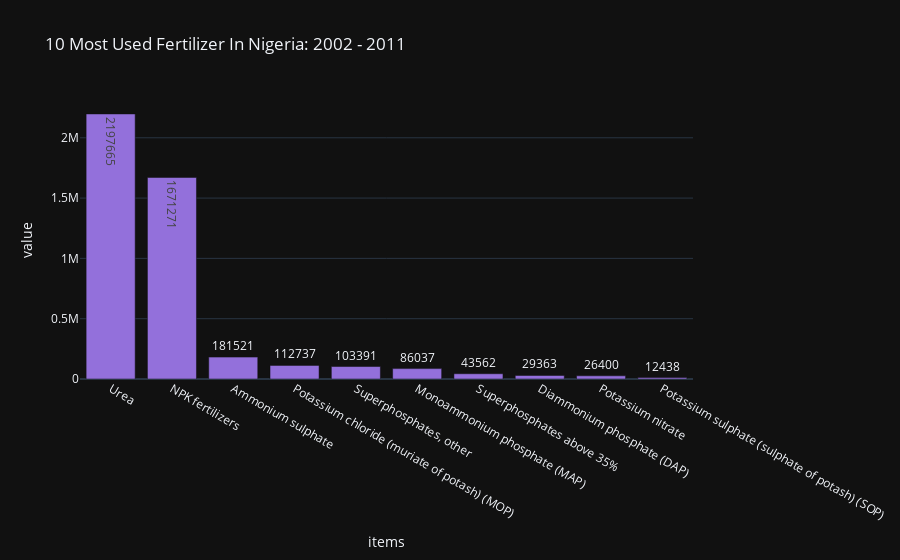

Notebook code cell kept with this figure:
### Markdown cell above
### The top ten fertilizer product in Nigeria between the year 2002 and 2011.

### Code cell
fig = go.Figure(data=[go.Bar(
            x=fertilizer_by_agricultural_use['item'][0:10], y=fertilizer_by_agricultural_use['value'][0:10],
            text=fertilizer_by_agricultural_use['value'][0:10],
            textposition='auto',
            marker_color='MediumPurple',
 
        )])
fig.update_layout(
    title='10 Most Used Fertilizer In Nigeria: 2002 - 2011',
    xaxis_title="items",
    yaxis_title="value",
    template='plotly_dark'
)
fig.show()

### Figure 1 — Plotly figure (JSON) as saved in the notebook; plotly's stock layout.template omitted (floating-point values rounded to 4 significant figures)
{"data": [{"marker": {"color": "MediumPurple"}, "text": [2197665, 1671271, 181521, 112737, 103391, 86037, 43562, 29363, 26400, 12438], "textposition": "auto", "type": "bar", "x": ["Urea", "NPK fertilizers", "Ammonium sulphate", "Potassium chloride (muriate of potash) (MOP)", "Superphosphates, other", "Monoammonium phosphate (MAP)", "Superphosphates above 35%", "Diammonium phosphate (DAP)", "Potassium nitrate", "Potassium sulphate (sulphate of potash) (SOP)"], "y": [2197665, 1671271, 181521, 112737, 103391, 86037, 43562, 29363, 26400, 12438]}], "layout": {"title": {"text": "10 Most Used Fertilizer In Nigeria: 2002 - 2011"}, "xaxis": {"title": {"text": "items"}}, "yaxis": {"title": {"text": "value"}}}}
